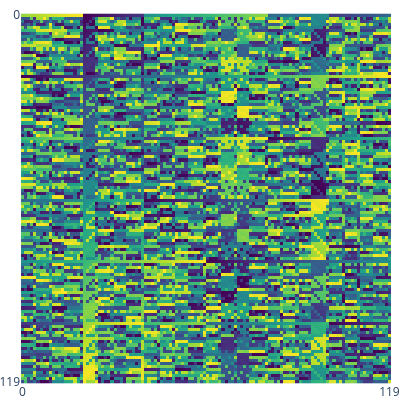

The code cell stored with this chart in its notebook:
### Code cell
# Number of elements in the permuation
n = 5

G = SymmetricGroup(n)
elements = list(G.generate_schreier_sims())

# Number of elements in the group
m = len(elements)

# Instead of looping over n, we loop over m since:
# m : number of elements (same as n in the mod n)
# n : number of objects in the permuation
data = np.zeros((m  **2, 3))
for i in range(m):
    for j in range(m ):
        c = elements[i] * elements[j]
        data[(i *m) + j] = [i,j, elements.index(c)]


plot(data)

### Figure 1 — Plotly figure (JSON) as saved in the notebook; plotly's stock layout.template omitted (floating-point values rounded to 4 significant figures; data arrays with more than 128 entries replaced by an {"elided": "..."} marker saying what was removed)
{"data": [{"coloraxis": "coloraxis", "hovertemplate": "x: %{x}<br>y: %{y}<br>color: %{z}<extra></extra>", "name": "0", "type": "heatmap", "xaxis": "x", "yaxis": "y", "z": {"elided": "120x120 float values"}}], "layout": {"coloraxis": {"autocolorscale": false, "colorscale": [[0, "#440154"], [0.1111, "#482878"], [0.2222, "#3e4989"], [0.3333, "#31688e"], [0.4444, "#26828e"], [0.5556, "#1f9e89"], [0.6667, "#35b779"], [0.7778, "#6ece58"], [0.8889, "#b5de2b"], [1, "#fde725"]], "showscale": false}, "height": 400, "margin": {"b": 0, "l": 0, "r": 0, "t": 0}, "width": 400, "xaxis": {"anchor": "y", "constrain": "domain", "domain": [0, 1], "scaleanchor": "y", "tickvals": [0, 119]}, "yaxis": {"anchor": "x", "autorange": "reversed", "constrain": "domain", "domain": [0, 1], "tickvals": [0, 119]}}}
